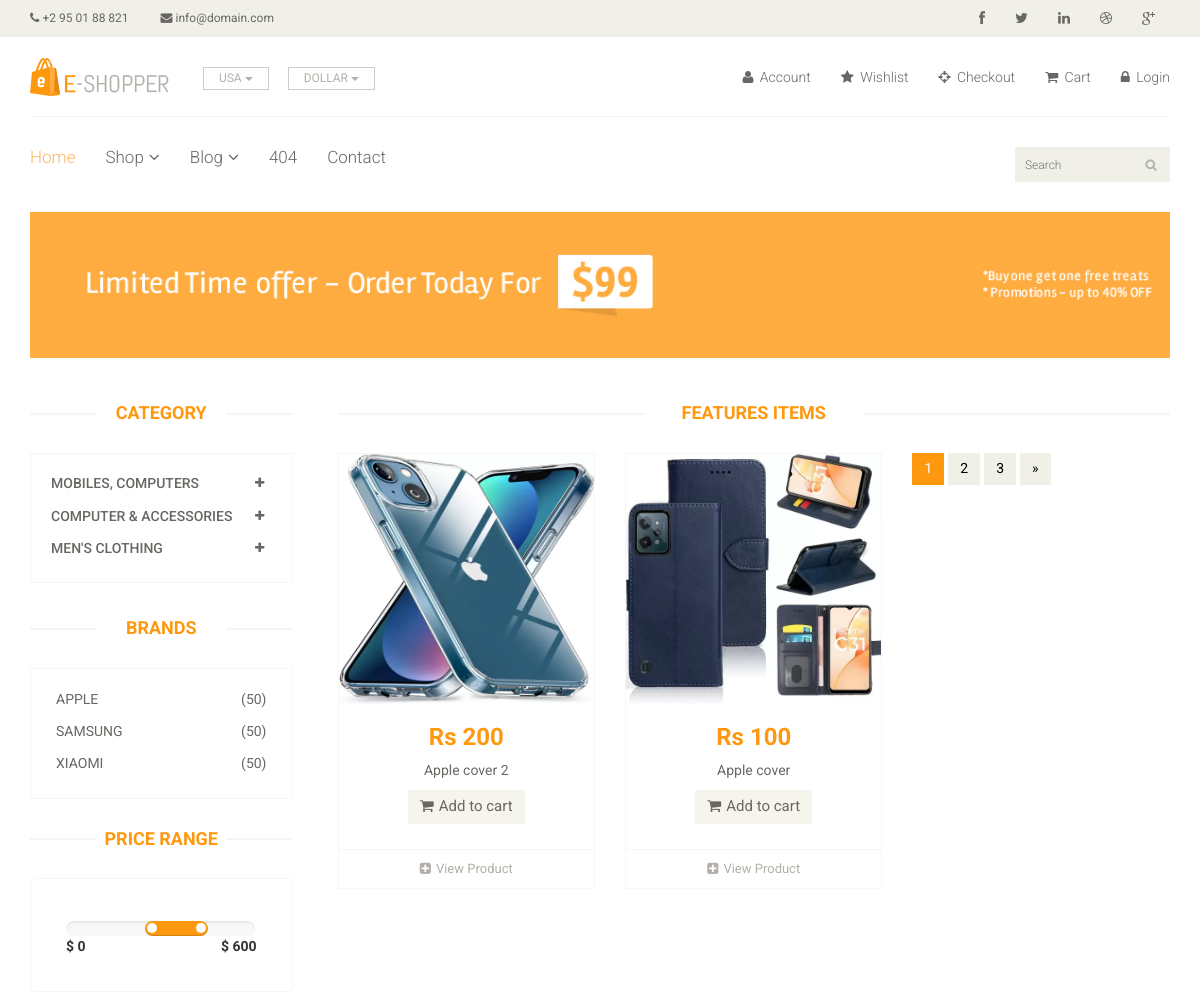
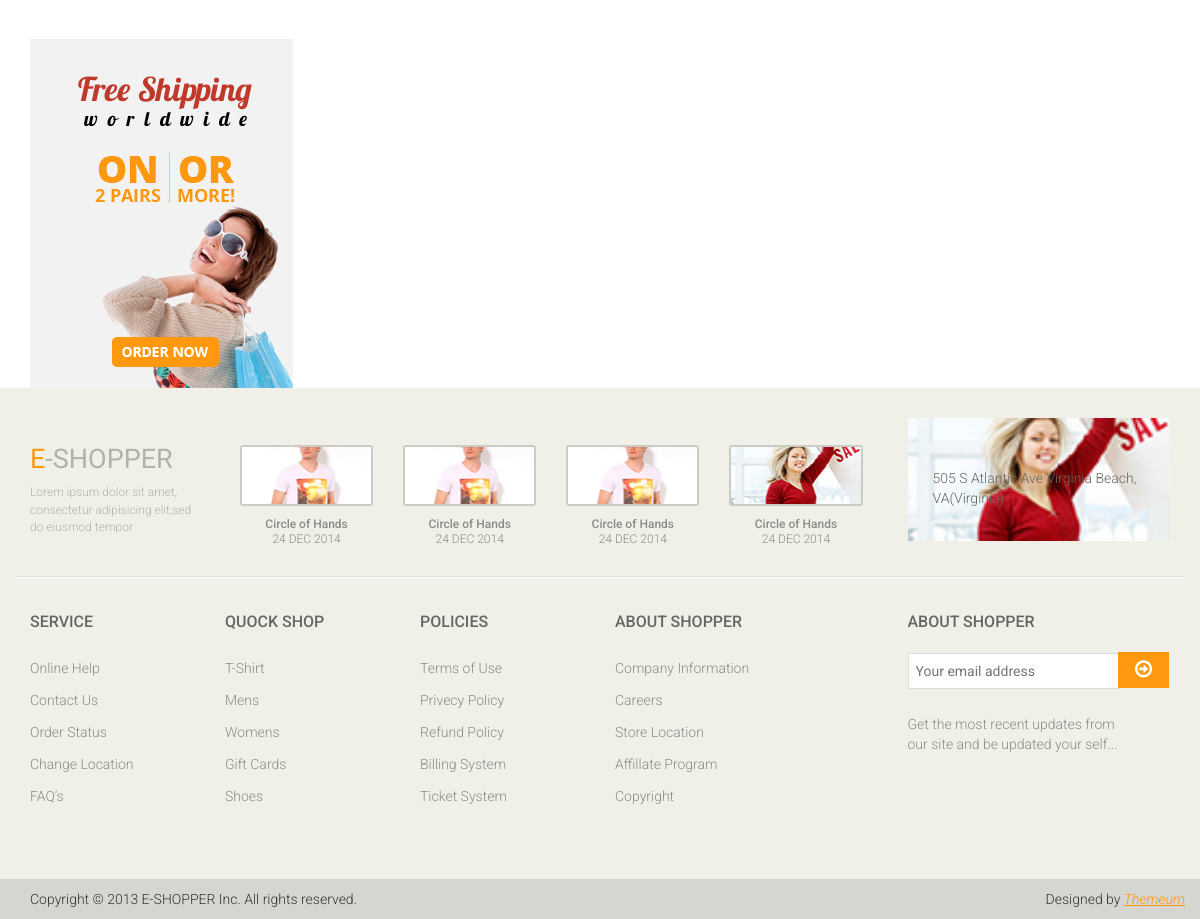
The app's page /product/?category=1 with its own data (2 pictures, top to bottom).
### app/models.py (models this page shows, shortened)
class Category(models.Model):
    name = models.CharField(max_length=150)

class Brand(models.Model):
    name = models.CharField(max_length=200)

class Product(models.Model):
    Availability = (('In Stock', 'In Stock'), ('Out of Stock', 'Out of Stock'))
    category = models.ForeignKey(Category, on_delete=models.CASCADE, null=False, default='')
    subcategory = models.ForeignKey(SubCategory, on_delete=models.CASCADE, null=False, default='')
    brand = models.ForeignKey(Brand, on_delete=models.CASCADE, null=True)
    image = models.ImageField(upload_to='ecommerce/pimg')
    name = models.CharField(max_length=100)
    price = models.IntegerField()
    date = models.DateField(auto_now_add=True)
    availability = models.CharField(choices=Availability, null=True, max_length=100)

### app/views.py (the view)
# urls.py: path('product/', views.Product_page, name="product"),
def Product_page(request):
    category = Category.objects.all()
    brand = Brand.objects.all()
    product = Product.objects.all()
    categoryID = request.GET.get('category')
    brandID = request.GET.get('brand')
    if categoryID:
        product = Product.objects.filter(subcategory=categoryID).order_by('-id')
    elif brandID:
        product = Product.objects.filter(brand=brandID).order_by('-id')
    else:
        product = Product.objects.all()
    context = {
        'category': category,
        'product': product,
        'brand': brand,
    }
    context = {
        'category': category,
        'brand': brand,
        'product': product
    }
    return render(request, "product.html", context)

### templates/product.html (shortened to what this page needs)
{% extends 'master.html' %}
{% block body %}
<section id="advertisement">
		<div class="container">
			<img src="static/images/shop/advertisement.jpg" alt="" />
		</div>
	</section>
	<section>
		<div class="container">
			<div class="row">
				<div class="col-sm-3">
					<div class="left-sidebar">
						<h2>Category</h2>
						<div class="panel-group category-products" id="accordian">
							{% for cat in category %}
                        <div class="panel panel-default">
                            <div class="panel-heading">
                                <h4 class="panel-title">
                                    <a data-toggle="collapse" data-parent="#accordian" href="#{{cat.id}}">
                                        <span class="badge pull-right"><i class="fa fa-plus"></i></span>
                                        {{cat.name}}
                                    </a>
                                </h4>
                            </div>
                        </div>
                        {% endfor %}
                        </div>
						 <div class="brands_products">
                        <h2>Brands</h2>
                        <div class="brands-name">
                            <ul class="nav nav-pills nav-stacked">
                                {% for i in brand %}
                                <li><a href="/product/?brand={{i.id}}"> <span class="pull-right">(50)</span>{{i.name}}</a></li>
                                  {% endfor %}
                            </ul>
                        </div>
                    </div>
						<div class="price-range">
							<h2>Price Range</h2>
							<div class="well">
								 <input type="text" class="span2" value="" data-slider-min="0" data-slider-max="600" data-slider-step="5" data-slider-value="[250,450]" id="sl2" ><br />
								 <b>$ 0</b> <b class="pull-right">$ 600</b>
							</div>
						</div>
						<div class="shipping text-center">
							<img src="images/home/shipping.jpg" alt="" />
						</div>
					</div>
				</div>
				<div class="col-sm-9 padding-right">
					<div class="features_items">
						<h2 class="title text-center">Features Items</h2>
					       {% for prod in product %}
                    <div class="col-sm-4">
                        <div class="product-image-wrapper">
                            <div class="single-products">
                                <div class="productinfo text-center">
                                    <img src="/{{prod.image}}" alt="" height="250px;"/>
                                    <h2>Rs {{prod.price}}</h2>
                                    <p>{{prod.name}}</p>
                                    <a href="" class="btn btn-default add-to-cart"><i class="fa fa-shopping-cart"></i>Add
                                        to cart</a>
                                </div>
                                <div class="product-overlay">
                                    <div class="overlay-content">
                                          <form action="{% url 'add-to-cart' %}">
                                    </form>
                                    </div>
                                </div>
                            </div>
                            <div class="choose">
                                <ul class="nav nav-pills nav-justified">
                                    <li><a href="{{prod.id}}"><i class="fa fa-plus-square"></i>View Product</a></li>
                                </ul>
                            </div>
                        </div>
                    </div>
                    {% endfor %}
						<ul class="pagination">
							<li class="active"><a href="">1</a></li>
							<li><a href="">2</a></li>
							<li><a href="">3</a></li>
							<li><a href="">&raquo;</a></li>
						</ul>
					</div>
				</div>
			</div>
		</div>
	</section>
{% endblock %}

### records on screen
Category: name "MOBILES, COMPUTERS"
Category: name "COMPUTER & ACCESSORIES"
Category: name "MEN'S CLOTHING"
Brand: name "APPLE"
Brand: name "SAMSUNG"
Brand: name "XIAOMI"
Product: image (picture), price "200", name "Apple cover 2"
Product: image (picture), price "100", name "Apple cover"
